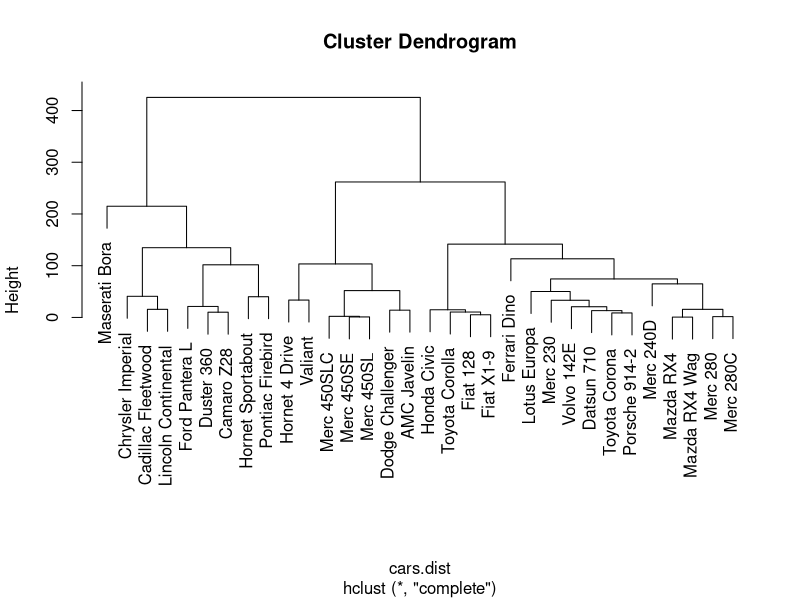
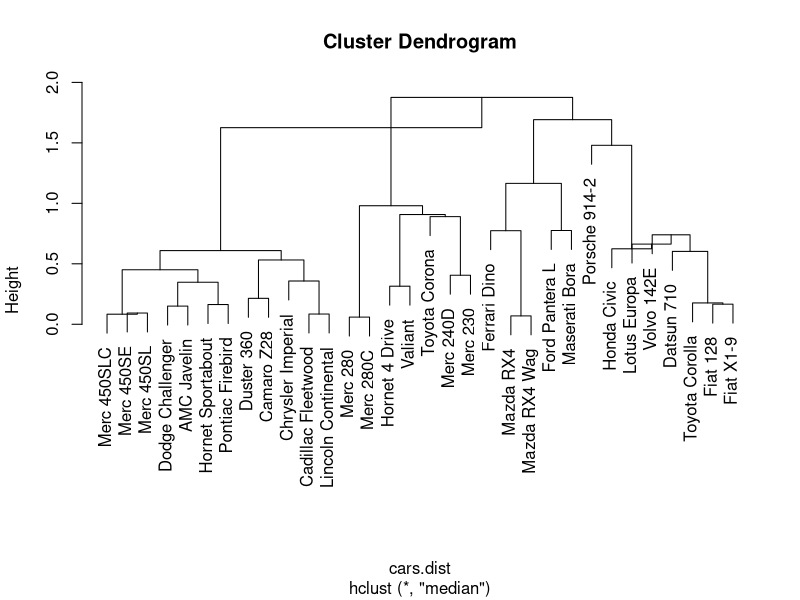

Here is the R script that generated these plots, in order:
#####################
##### H-Cluster #####
#####################

library(datasets)
data(mtcars)
head(mtcars)

cars.dist = dist(mtcars)
h = hclust(cars.dist)
plot(h)


cars.dist = dist(mtcars, method = "canberra")
h = hclust(cars.dist, method = "median")
plot(h)

